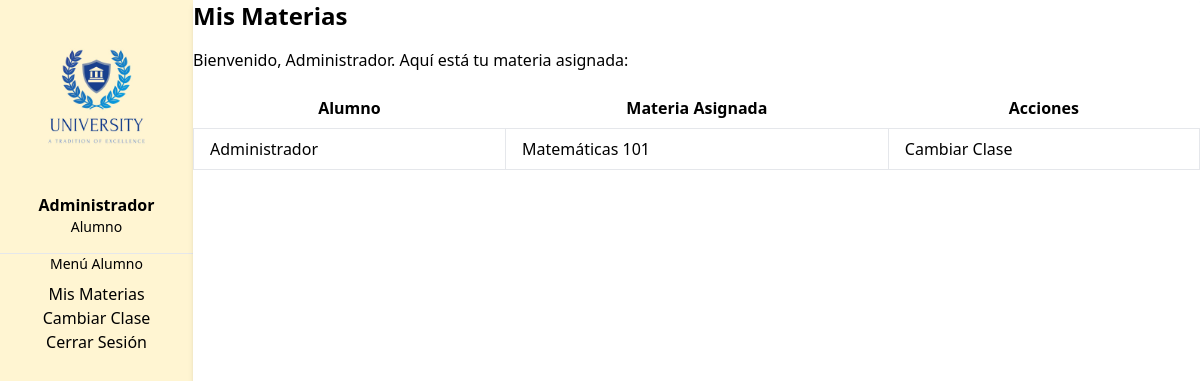
The page /misclases.php (signed in) on the database as committed earlier.
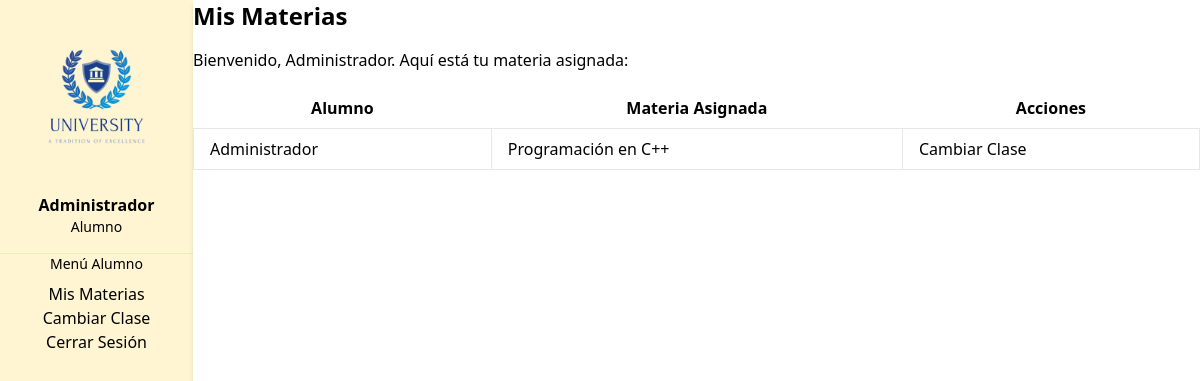
The same page on the database as committed later.
### tables this page shows
CREATE TABLE `usuarios` (
  `id` int(11) NOT NULL,
  `nombre` varchar(255) NOT NULL,
  `email` varchar(255) NOT NULL,
  `password` varchar(255) NOT NULL,
  `rol` enum('admin','maestro','alumno') NOT NULL,
  `habilitado` tinyint(4) NOT NULL DEFAULT 1
);

CREATE TABLE `clases` (
  `id` int(11) NOT NULL,
  `nombre` varchar(255) NOT NULL
);

### misclases.php (the view, shortened to what this page needs)
<?php
   $servername = "localhost";
    $username = "id21126023_admin";
    $password = "Roman18*";
    $dbname = "id21126023_universidad";
$conn = new mysqli($servername, $username, $password, $dbname);
$user_id = $_SESSION['user_id'];
$sql_alumno = "SELECT u.nombre AS alumno_nombre, c.nombre AS clase_asignada
               FROM usuarios u
               LEFT JOIN alumnos a ON u.id = a.id
               LEFT JOIN clases c ON a.clase_id = c.id
               WHERE u.id = $user_id";
$result_alumno = $conn->query($sql_alumno);
$row_alumno = $result_alumno->fetch_assoc();
?>
<!DOCTYPE html>
<html lang="es">
<head>
    <link href="/dist/output.css" rel="stylesheet">
</head>
<body class="bg-white flex">
    <div class="bg-[#fff5d2] w-1/4 py-4 px-6 h-screen fixed top-0 left-0 bottom-0 overflow-y-auto border-r-2 border-gray-300">
        <center> <img src="./assets/logo.jpg" width="230" height="70" class="self-center"></center>
        <div class="mb-4 text-center">
            <p class="text-xl font-semibold"><?= $_SESSION['user_name'] ?></p>
            <p class="text-sm">Alumno</p>
        </div>
        <hr class="border-t border-gray-700 my-4">
        <p class="text-sm mb-2 text-center">Menú Alumno</p>
        <ul class="space-y-2">
            <li class="flex justify-center"><a href="mismaterias.php" class="text-black hover:text-gray-400"><span class="mr-2">Mis Materias</span><i class="fas fa-book"></i></a></li>
            <li class="flex justify-center"><a href="cambiarclase.php" class="text-black hover:text-gray-400"><span class="mr-2">Cambiar Clase</span><i class="fas fa-exchange-alt"></i></a></li>
            <li class="flex justify-center"><a href="logout.php" class="text-black hover:text-gray-400"><span class="mr-2">Cerrar Sesión</span><i class="fas fa-sign-out-alt"></i></a></li>
        </ul>
    </div>
    <div class="flex-grow py-4 px-6 w-full">
        <div class="bg-white p-4 rounded shadow-md h-screen">
            <h2 class="text-2xl font-semibold mb-4">Mis Materias</h2>
            <p class="mb-4">Bienvenido, <?= $row_alumno['alumno_nombre'] ?>. Aquí está tu materia asignada:</p>
            <table class="w-full">
                <thead>
                    <tr>
                        <th class="px-4 py-2">Alumno</th>
                        <th class="px-4 py-2">Materia Asignada</th>
                        <th class="px-4 py-2">Acciones</th>
                    </tr>
                </thead>
                <tbody>
                    <tr>
                        <td class="border px-4 py-2"><?= $row_alumno['alumno_nombre'] ?></td>
                        <td class="border px-4 py-2"><?= $row_alumno['clase_asignada'] ?></td>
                        <td class="border px-4 py-2">
                            <a href="cambiarclase.php" class="text-blue-500"><i class="fas fa-edit"></i> Cambiar Clase</a>
                        </td>
                    </tr>
                </tbody>
            </table>
        </div>
    </div>
</body>
</html>

Rows that differ between the two databases and show on the page:
changed usuarios "Administrador": clases.nombre "Matemáticas 101" → "Programación en C++"
